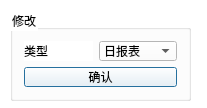
<?xml version="1.0" encoding="UTF-8"?>
<ui version="4.0">
 <class>QModReportType</class>
 <widget class="QDialog" name="QModReportType">
  <property name="geometry">
   <rect>
    <x>0</x>
    <y>0</y>
    <width>207</width>
    <height>108</height>
   </rect>
  </property>
  <property name="windowTitle">
   <string>修改类型</string>
  </property>
  <property name="styleSheet">
   <string notr="true">background-color: rgb(255, 255, 255);</string>
  </property>
  <widget class="QGroupBox" name="groupBox">
   <property name="geometry">
    <rect>
     <x>10</x>
     <y>10</y>
     <width>181</width>
     <height>91</height>
    </rect>
   </property>
   <property name="title">
    <string>修改</string>
   </property>
   <layout class="QFormLayout" name="formLayout">
    <item row="0" column="0" colspan="2">
     <layout class="QVBoxLayout" name="verticalLayout">
      <item>
       <layout class="QHBoxLayout" name="horizontalLayout">
        <item>
         <widget class="QLabel" name="label">
          <property name="text">
           <string>类型</string>
          </property>
         </widget>
        </item>
        <item>
         <widget class="QComboBox" name="comboBox">
          <item>
           <property name="text">
            <string>日报表</string>
           </property>
          </item>
          <item>
           <property name="text">
            <string>月报表</string>
           </property>
          </item>
          <item>
           <property name="text">
            <string>年报表</string>
           </property>
          </item>
          <item>
           <property name="text">
            <string>特殊报表</string>
           </property>
          </item>
         </widget>
        </item>
       </layout>
      </item>
      <item>
       <widget class="QPushButton" name="pushButton">
        <property name="text">
         <string>确认</string>
        </property>
       </widget>
      </item>
     </layout>
    </item>
   </layout>
  </widget>
 </widget>
 <layoutdefault spacing="6" margin="11"/>
 <resources/>
 <connections>
  <connection>
   <sender>pushButton</sender>
   <signal>clicked(bool)</signal>
   <receiver>QModReportType</receiver>
   <slot>slot_on_ok()</slot>
   <hints>
    <hint type="sourcelabel">
     <x>87</x>
     <y>70</y>
    </hint>
    <hint type="destinationlabel">
     <x>88</x>
     <y>49</y>
    </hint>
   </hints>
  </connection>
 </connections>
 <slots>
  <slot>slot_on_ok()</slot>
 </slots>
</ui>
